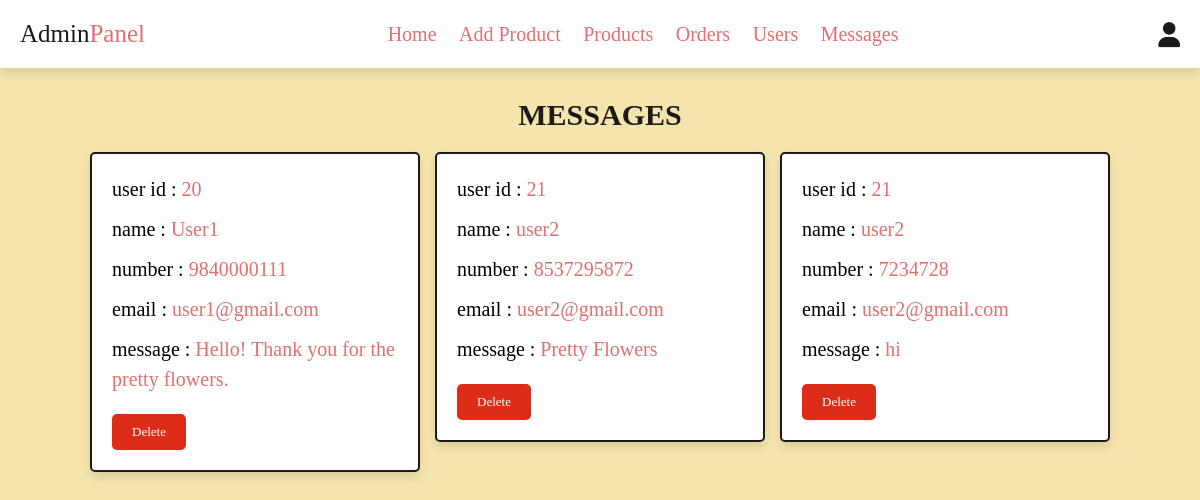
Screenshot of /admin_contacts.php (signed in) with the database file from the repository.
### tables this page shows
CREATE TABLE `message` (
  `id` int(100) NOT NULL,
  `user_id` int(100) NOT NULL,
  `name` varchar(100) NOT NULL,
  `email` varchar(100) NOT NULL,
  `number` varchar(12) NOT NULL,
  `message` varchar(500) NOT NULL
);

### admin_contacts.php (the view, shortened to what this page needs)
<?php
@include 'config.php';
?>
<!DOCTYPE html>
<html lang="en">
<head>
   <link rel="stylesheet" href="https://cdnjs.cloudflare.com/ajax/libs/font-awesome/6.0.0/css/all.min.css">
   <link rel="stylesheet" href="css/admin_style.css">
</head>
<body>
<?php @include 'admin_header.php'; ?>
<section class="messages">
   <h1 class="title">messages</h1>
   <div class="box-container">
      <?php
       $select_message = mysqli_query($conn, "SELECT * FROM `message`") or die('query failed');
       if(mysqli_num_rows($select_message) > 0){
          while($fetch_message = mysqli_fetch_assoc($select_message)){
      ?>
      <div class="box">
         <p>user id : <span><?php echo $fetch_message['user_id']; ?></span> </p>
         <p>name : <span><?php echo $fetch_message['name']; ?></span> </p>
         <p>number : <span><?php echo $fetch_message['number']; ?></span> </p>
         <p>email : <span><?php echo $fetch_message['email']; ?></span> </p>
         <p>message : <span><?php echo $fetch_message['message']; ?></span> </p>
         <a href="admin_contacts.php?delete=<?php echo $fetch_message['id']; ?>" onclick="return confirm('delete this message?');" class="delete-btn">delete</a>
      </div>
      <?php
         }
      }else{
         echo '<p class="empty">you have no messages!</p>';
      }
      ?>
   </div>
</section>
</body>
</html>

### css/admin_style.css (style rules this page uses)
:root { --pink:#e66d6d; --red:#dd2d19; --orange:#fac166; --white:#fff; --black:#1b1a1a; --green:#dff0b6; --ligbot-color:#666; --light-white:#ccc; --light-bg:#f5e4ac; --border:.2rem solid var(--black); --box-shadow:0 .5rem 1rem rgba(0,0,0,.1); }
* { font-family: cursive; margin:0; padding:0; box-sizing: border-box; outline: none; border:none; text-decoration: none; transition:all .2s linear; }
html { font-size: 62.5%; overflow-x: hidden; scroll-behavior: smooth; scroll-padding-top: 6.5rem; }
body { background: var(--light-bg); }
section { padding:3rem 2rem; }
.title { text-align: center; margin-bottom: 2rem; color:var(--black); text-transform: uppercase; font-size: 3rem; }
.btn, .delete-btn, .option-btn { display: inline-block; border-radius: .5rem; margin-top: 1rem; font-size: 1.3rem; color:var(--white); cursor: pointer; padding:1rem 2rem; text-transform: capitalize; }
.delete-btn { background-color: var(--red); }
.messages .box-container { display: grid; grid-template-columns: repeat(auto-fit, 33rem); gap:1.5rem; align-items: flex-start; max-width: 1200px; margin: 0 auto; justify-content: center; }
.messages .box-container .box { padding:2rem; border:var(--border); background-color: var(--white); box-shadow: var(--box-shadow); border-radius: .5rem; }
.messages .box-container .box p { font-size: 2rem; color:var(--light-color); margin-bottom: 1rem; line-height: 1.5; }
.messages .box-container .box p span { color:var(--pink); }

### rows the page displays
message: user "20", name "User1", number "9840000111", email "user1@gmail.com", message "Hello! Thank you for the pretty flowers."
message: user "21", name "user2", number "8537295872", email "user2@gmail.com", message "Pretty Flowers"
message: user "21", name "user2", number "7234728", email "user2@gmail.com", message "hi"
